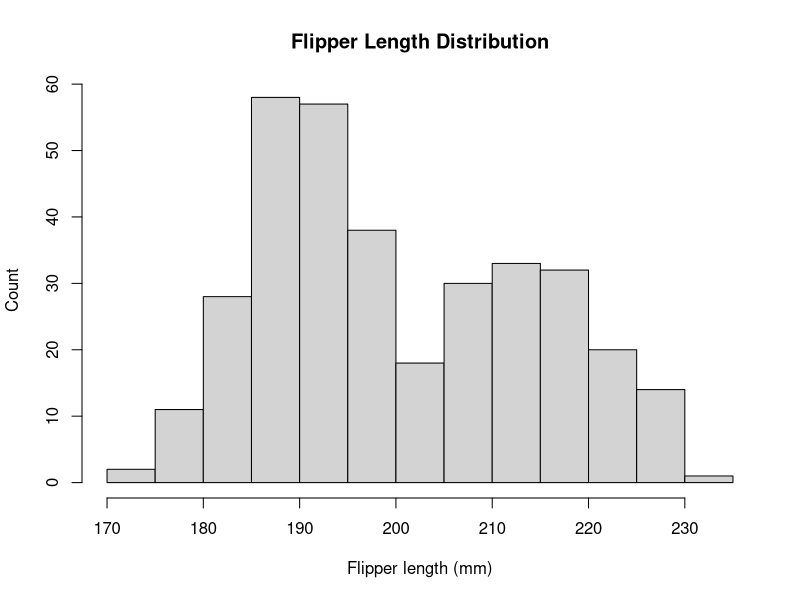
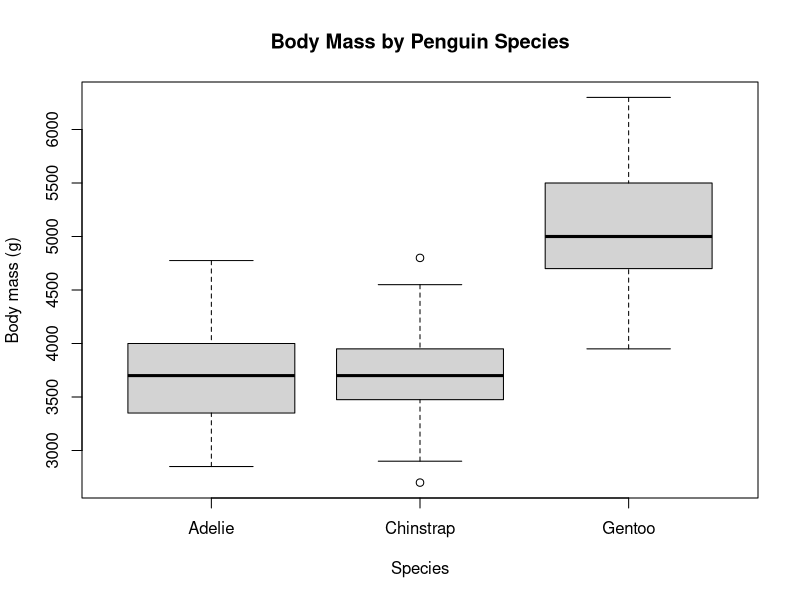
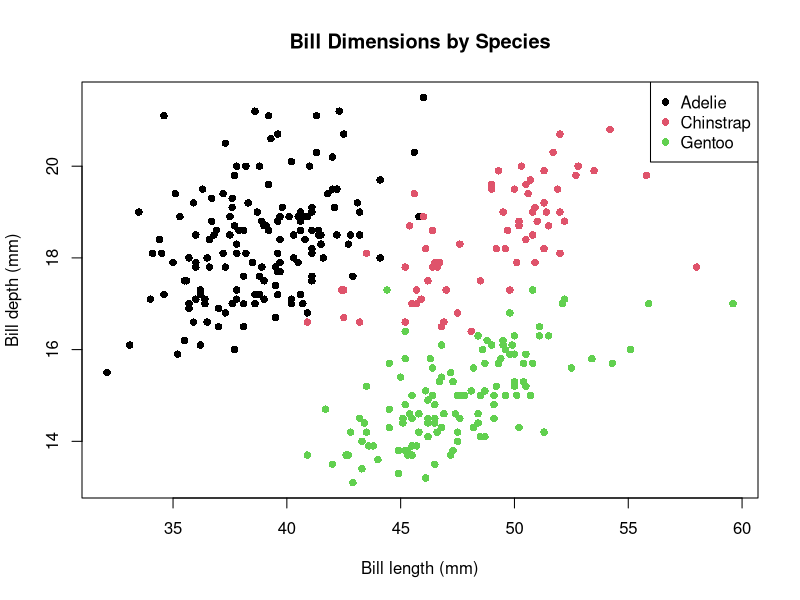
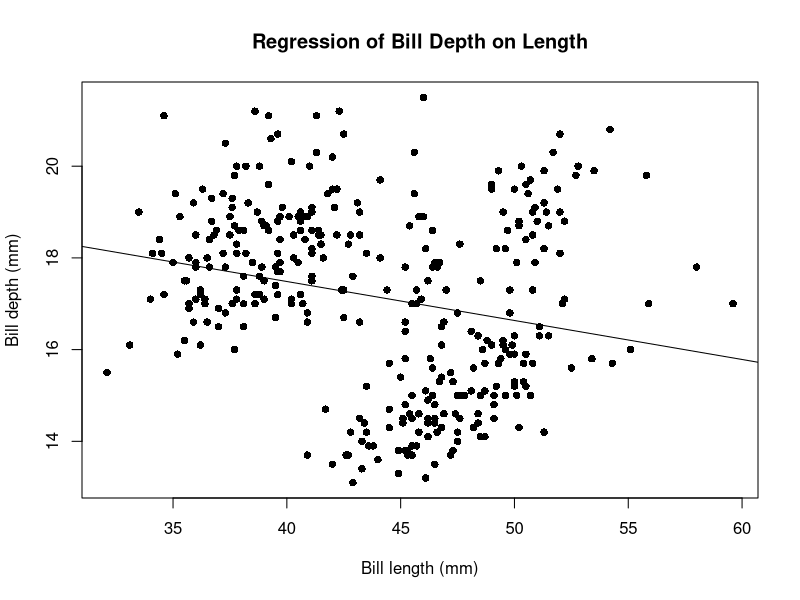

Generate these figures, in order, with R:
# 1. Inspect the data structure
#    str() shows each column’s type, length, and example values—
#    crucial for spotting factors, numerics, and NAs before analysis.
str(penguins)

# 2. Summary statistics
#    summary() dispatches to methods per class:
#    for numerics it gives Min/Max/Median/Mean/Quartiles; for factors, counts.
#    This gives a rapid univariate overview to guide deeper plots or tests.
summary(penguins)

# 3. Histogram of flipper length
#    hist() bins the data, showing skewness or multimodality.
#    Choosing ~20 breaks balances detail vs. noise.
hist(
  penguins$flipper_len,
  breaks = 20,
  main = "Flipper Length Distribution",
  xlab = "Flipper length (mm)",
  ylab = "Count"
)

# 4. Boxplot of body mass by species
#    boxplot() compares medians, IQRs, and potential outliers for each species.
#    Great for group-wise spread and center comparisons.
boxplot(
  body_mass ~ species,
  data = penguins,
  main = "Body Mass by Penguin Species",
  xlab = "Species",
  ylab = "Body mass (g)"
)

# 5. Scatterplot of bill length vs. depth colored by species
#    plot() with `col=` uses integer factor codes to color points.
#    legend() maps colors back to species levels—key for identifying clusters.
with(penguins, {
  cols <- as.numeric(species)
  plot(
    bill_len,
    bill_dep,
    pch = 16,
    col = cols,
    xlab = "Bill length (mm)",
    ylab = "Bill depth (mm)",
    main = "Bill Dimensions by Species"
  )
  legend(
    "topright",
    legend = levels(species),
    col = seq_along(levels(species)),
    pch = 16
  )
})

# 6. Fit a simple linear model: bill depth ~ bill length
#    lm() estimates intercept and slope; summary() shows R² and p-values—
#    quantifies strength and significance of the linear relation.
fit <- lm(bill_dep ~ bill_len, data = penguins)
summary(fit)

# 7. Add regression line to the scatterplot
#    abline() draws the fitted line on existing plot—helps assess fit visually.
with(penguins, {
  plot(
    bill_len,
    bill_dep,
    pch = 16,
    xlab = "Bill length (mm)",
    ylab = "Bill depth (mm)",
    main = "Regression of Bill Depth on Length"
  )
  abline(fit) # overlay best-fit line
})
